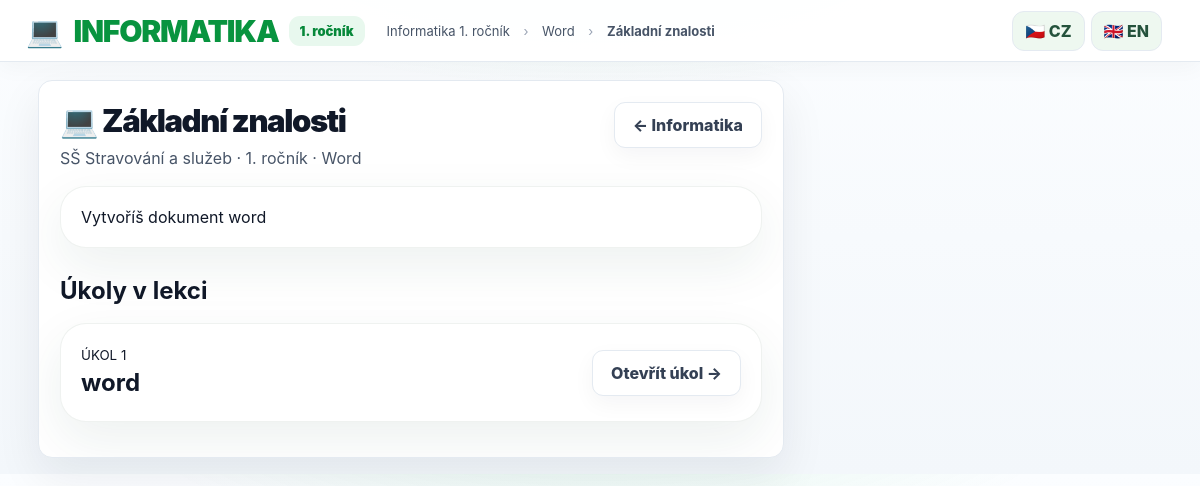
/informatics-lesson/1 (signed in), run on the app's committed database.
### app.py (models this page shows)
class InformaticsLesson(db.Model):
    id = db.Column(db.Integer, primary_key=True)
    school = db.Column(db.String(160), default='')
    grade_name = db.Column(db.String(120), default='')
    topic = db.Column(db.String(180), default='')
    title = db.Column(db.String(220), nullable=False)
    intro = db.Column(db.Text, default='')
    html_original = db.Column(db.String(255), default='')
    html_stored = db.Column(db.String(255), default='')
    is_published = db.Column(db.Boolean, default=True)
    created_at = db.Column(db.DateTime, default=datetime.utcnow)

class InformaticsTask(db.Model):
    id = db.Column(db.Integer, primary_key=True)
    lesson_id = db.Column(db.Integer, db.ForeignKey('informatics_lesson.id'), nullable=False)
    order = db.Column(db.Integer, default=1)
    title = db.Column(db.String(220), nullable=False)
    assignment = db.Column(db.Text, default='')
    source_original = db.Column(db.String(255), nullable=False)
    source_stored = db.Column(db.String(255), nullable=False)
    file_type = db.Column(db.String(40), default='')
    analysis_json = db.Column(db.Text, default='{}')
    checks_json = db.Column(db.Text, default='[]')
    image_file = db.Column(db.String(255), default='')
    lesson = db.relationship('InformaticsLesson', backref='tasks')

### app.py (the view)
@app.route('/informatics-lesson/<int:lesson_id>')
def informatics_lesson(lesson_id):
    r = require_login()
    if r: return r
    item = db.session.get(InformaticsLesson, lesson_id)
    if not item or (not item.is_published and current_user().role != 'teacher'):
        return 'Lekce nebyla nalezena.', 404
    tasks = sorted(item.tasks, key=lambda x:x.order)
    states = []
    for task in tasks:
        last = None
        if current_user().role == 'student':
            last = InformaticsSubmission.query.filter_by(user_id=current_user().id, task_id=task.id).order_by(InformaticsSubmission.created_at.desc()).first()
        states.append({'task':task,'unlocked':informatics_task_unlocked(task),'last':last})
    course = {'subject':'Informatika','grade':item.grade_name,'block':item.topic,'icon':'💻'}
    lesson_obj = {'title':item.title,'block':item.topic}
    html_content = render_informatics_html(item.html_stored)
    return render_template('informatics_lesson.html', course=course, lesson=lesson_obj, item=item, states=states, html_content=html_content)

### app.py (called while the page is built, shortened)
def current_lang():
    lang = session.get('lang', 'cs')
    return lang if lang in ('cs','en') else 'cs'

def tr(value):
    if value is None: return ''
    return I18N.get(current_lang(), {}).get(str(value), str(value))

def current_user():
    uid = session.get('uid')
    return db.session.get(User, uid) if uid else None

def require_login():
    if not current_user(): return redirect(url_for('login'))

@app.context_processor
def inject():
    u = current_user()
    last = None
    if u:
        res = Result.query.filter_by(user_id=u.id).order_by(Result.created_at.desc()).first()
        if res: last = {'lesson': res.lesson.title, 'percent': res.percent, 'grade': res.grade, 'score': res.score, 'total': res.total}
    return {'user': u, 'last_result': last, 'lang': current_lang(), 't': tr, 'language_locked': bool(session.get('language_locked'))}

def render_informatics_html(filename):
    if not filename:
        return ''
    path = INFORMATICS_SOURCE_DIR / filename
    if not path.exists():
        return ''
    try:
        return path.read_text(encoding='utf-8', errors='replace')
    except Exception:
        return ''

def informatics_task_unlocked(task):
    u = current_user()
    if not u or u.role == 'teacher' or task.order <= 1:
        return True

def _is_render_instance():
    if str(os.getenv('RENDER', '')).lower() in ('1', 'true', 'yes'):
        return True
    if os.getenv('RENDER_SERVICE_ID'):
        return True
    try:
        return '.onrender.com' in (request.host or '').lower()
    except RuntimeError:
        return False

@app.context_processor
def inject_local_access():
    local = not _is_render_instance()
    return {
        'is_local_instance': local,
        'local_access_url': (f'http://{_local_lan_ip()}:5000/login' if local else '')
    }

### templates/informatics_lesson.html (shortened to what this page needs)
{% extends 'base.html' %}
{% block content %}
<div class="layout dashboard-layout"><main class="main-card">
<div class="title-row"><div><h1>💻 {{item.title}}</h1><p>{{item.school}} · {{item.grade_name}} · {{item.topic}}</p></div>
<a class="switch" href="{{url_for('subject_catalog',kind='informatika')}}">← Informatika</a></div>
{% if item.intro %}<section class="course-card" style="padding:20px;white-space:pre-line">{{item.intro}}</section>{% endif %}
<h2 class="section-heading">Úkoly v lekci</h2>
{% for st in states %}
<section class="course-card" style="padding:20px;margin-bottom:14px;{% if not st.unlocked %}opacity:.55{% endif %}">
<div style="display:flex;justify-content:space-between;align-items:center;gap:14px">
<div><small>ÚKOL {{st.task.order}}</small><h2 style="margin:4px 0">{{st.task.title}}</h2>
</div>
{% if st.unlocked %}<a class="switch" href="{{url_for('informatics_task',task_id=st.task.id)}}">Otevřít úkol →</a>
{% else %}<b>🔒 Nejdřív splň předchozí úkol na 100 %</b>{% endif %}
</div>
</section>
{% endfor %}
</main></div>
{% endblock %}

### templates/base.html (shortened to what this page needs)
<!doctype html>
<html lang="{{ lang }}">
<head>
  <link rel="stylesheet" href="{{ url_for('static', filename='css/style.css') }}">
</head>
<body{% if user and user.role == 'student' and lesson and lesson._id is defined %} data-focus-guard="1"{% endif %}>
<header class="topbar">
  <a class="brand brand-link" href="{{ url_for('portal') if user else url_for('login') }}"><div class="leaf">{{ course.icon }}</div><div class="brand-title">{{ course.subject|upper }}</div>{% if course.grade %}<span class="pill">{{ course.grade }}</span>{% endif %}</a>
  <div class="crumbs">{% if user and lesson %}{{ course.subject }} {{ course.grade }} <span>›</span> {{ lesson.block }} <span>›</span> <b>{{ lesson.title }}</b>{% elif user %}{{ t('Vyber předmět, školu a ročník, téma a lekci') }}{% else %}{{ t('Přihlášení') }}{% endif %}</div>
  <div class="lang-switch" style="display:flex;gap:6px;align-items:center;margin-left:auto;margin-right:12px">
    <a class="toplink" href="{{ url_for('set_language', lang='cs') }}" {% if lang=='cs' %}style="font-weight:800"{% endif %}>🇨🇿 CZ</a>
    <a class="toplink" href="{{ url_for('set_language', lang='en') }}" {% if lang=='en' %}style="font-weight:800"{% endif %}>🇬🇧 EN</a>
  </div>
</header>
{% block content %}{% endblock %}
</body>
</html>

### static/css/style.css (style rules this page uses)
:root { --green:#08943f;--green2:#16a34a;--green3:#eaf8ef;--blue:#0b72ef; --navy:#071a2d;--navy2:#0a2a45;--text:#101828;--muted:#667085; --line:#e4eaf1;--line2:#edf1f6;--bg:#f5f8fb;--card:#fff; --shadow:0 18px 46px rgba(15,23,42,.075);--soft:0 8px 22px rgba(15,23,42,.045); }
* { box-sizing:border-box }
html { scroll-behavior:smooth }
body { margin:0;font-family:Inter,Segoe UI,Arial,sans-serif;color:var(--text);background:#f5f8fb;background-image:radial-gradient(700px 240px at 50% -80px,rgba(34,197,94,.11),transparent 70%),linear-gradient(180deg,#fbfdff,#f3f7fb) }
.topbar { height:62px;background:rgba(255,255,255,.96);border-bottom:1px solid var(--line);display:flex;align-items:center;gap:22px;padding:0 26px;position:sticky;top:0;z-index:30;box-shadow:0 6px 22px rgba(15,23,42,.035) }
.brand { display:flex;align-items:center;gap:10px;min-width:290px }
.leaf { font-size:30px }
.brand-title { font-size:30px;line-height:1;color:var(--green);font-weight:950;letter-spacing:-.04em }
.pill { background:#e8f8ee;color:#07883a;border-radius:11px;padding:7px 11px;font-weight:900;font-size:13px }
.crumbs { font-size:13px;color:#475467;flex:1;white-space:nowrap;overflow:hidden;text-overflow:ellipsis }
.crumbs span { color:#98a2b3;margin:0 10px }
.layout { max-width:1510px;margin:0 auto;padding:18px 18px 16px;display:grid;grid-template-columns:285px minmax(720px,1fr) 286px;gap:18px;align-items:start }
.main-card { background:#fff;border:1px solid var(--line);border-radius:14px;box-shadow:var(--shadow);padding:21px;overflow:hidden }
.title-row { display:flex;justify-content:space-between;align-items:flex-start;gap:14px }
.title-row h1 { margin:0 0 8px;font-size:31px;font-weight:950;letter-spacing:-.045em }
.title-row p { margin:0;color:#475467 }
.switch { border:1px solid var(--line);border-radius:11px;background:#fff;color:#344054;text-decoration:none;padding:12px 18px;font-weight:800;box-shadow:var(--soft) }
@media (max-width:1350px) { .layout { grid-template-columns:245px minmax(640px,1fr);max-width:1160px } }
@media (max-width:1350px) { .brand { min-width:260px } }
.toplink { border:1px solid var(--line);border-radius:10px;padding:8px 10px;text-decoration:none;color:#344054;font-weight:850;background:#fff }
.dashboard-layout { grid-template-columns:1fr 360px }
.course-card { background:#fff;border-radius:26px;padding:24px;margin:18px 0;box-shadow:0 18px 50px rgba(31,77,61,.08);border:1px solid rgba(50,90,70,.08) }
.course-card h2 { margin:0 0 16px }
.toplink { background:#eef8f0;border-radius:12px;padding:9px 12px;text-decoration:none;color:#24523c;font-weight:800 }
.brand-link { text-decoration:none;color:inherit }
.section-heading { margin:28px 0 12px; }

### data on the page
InformaticsLesson: grade "1. ročník", block "Word", title "Základní znalosti", school "SŠ Stravování a služeb", grade_name "1. ročník", topic "Word", intro "Vytvoříš dokument word"
InformaticsTask: task.order "1", task "word"

### other printed values
{{ course.icon }} "💻"
{{ course.subject|upper }} "INFORMATIKA"
{{ course.subject }} "Informatika"
